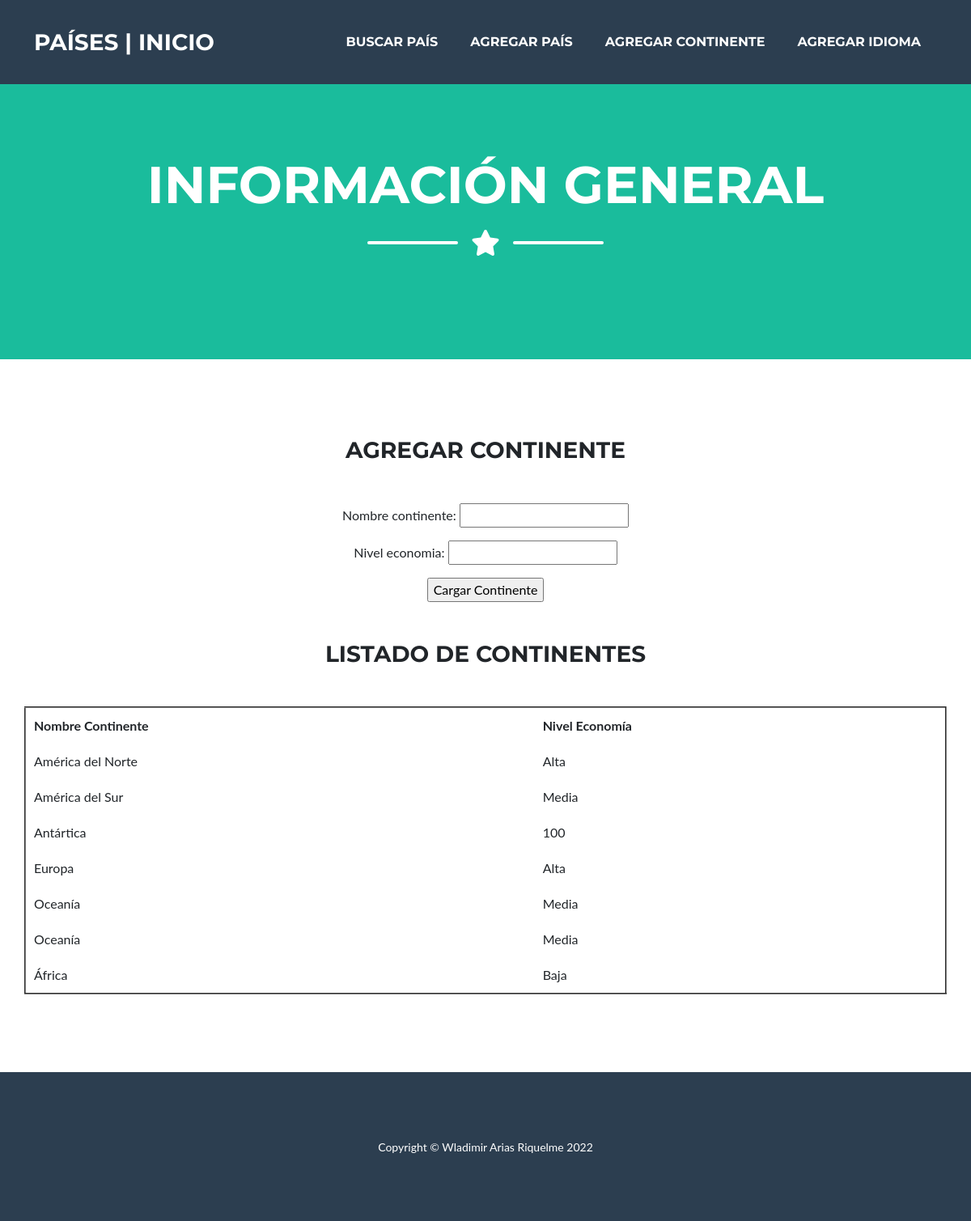
Before: /continentes/crear/ with the older database file.
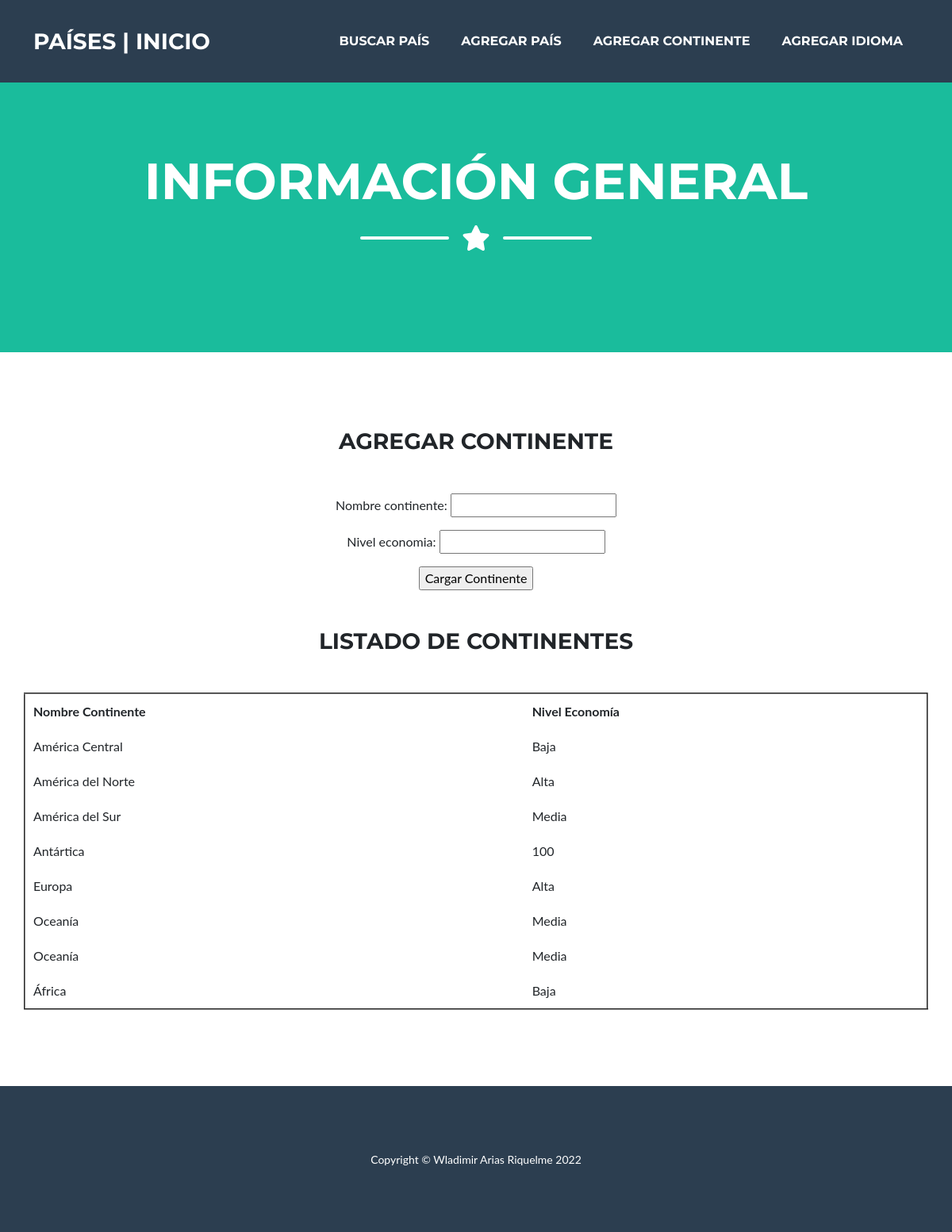
After: the same page with the newer database file.
### app/models.py (models this page shows)
class Continente(models.Model):
    nombre_continente = models.CharField(max_length=50)
    nivel_economia = models.CharField(max_length=50)

### app/views.py (the view)
# urls.py: path("continentes/crear/", creacion_continente, name="app-continentes-crear"),
def creacion_continente(request):
    if request.method == 'POST':
        formulario = ContinenteFormulario(request.POST)
        if formulario.is_valid():
            data = formulario.cleaned_data
            continente = Continente(nombre_continente=data['nombre_continente'], nivel_economia=data['nivel_economia'])
            continente.save()
        return render(request, 'app/index.html')
    else:
        formulario = ContinenteFormulario()
    continentes = Continente.objects.all().order_by('nombre_continente')
    contexto2 = {"continentes":continentes}
    contexto = {"formulario":formulario}
    nuevo_contexto = {**contexto, **contexto2}
    return render(request, 'app/agregar_continente.html', nuevo_contexto)

### app/forms.py
class ContinenteFormulario(forms.Form):
    nombre_continente = forms.CharField()
    nivel_economia = forms.CharField()

### app/templates/app/agregar_continente.html
{% extends 'app/base.html' %} {% block contenido %}
<div class="container d-flex align-items-center flex-column">
    <h3 class="masthead-heading text-uppercase mb-0">Agregar Continente</h3>
    <div class="divider-custom divider-light">
        <div class="divider-custom-line"></div>
    </div>
</div>
<form action="" method="post">
    {% csrf_token %} {{ formulario.as_p }}
    <input type="submit" value="Cargar Continente">
</form>
<div class="container d-flex align-items-center flex-column">
    <div class="divider-custom divider-light">
        <div class="divider-custom-line"></div>
    </div>
    <h3 class="masthead-heading text-uppercase mb-0">Listado de Continentes</h3>
    <div class="divider-custom divider-light">
        <div class="divider-custom-line"></div>
    </div>
</div>
<table cellspacing="10" cellpadding="10" border="2">
    <thead>
        <tr>
            <th>Nombre Continente</th>
            <th>Nivel Economía</th>
        </tr>
    </thead>
    <tbody>
        {% for continente in continentes %}
        <tr>
            <td>{{ continente.nombre_continente }}</td>
            <td>{{ continente.nivel_economia }}</td>
        </tr>
        {% endfor %}
    </tbody>
</table>
{% endblock %}

Changed rows visible on the page:
added Continente: nombre_continente "América Central", nivel_economia "Baja"
